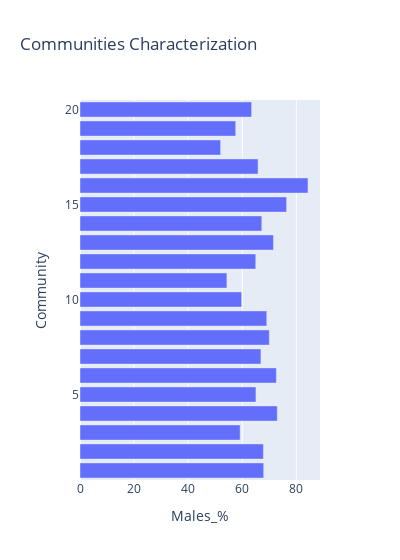

Source (notebook cell):
### Code cell
fig = px.bar(features, x="Males_%", y="Community", orientation='h',
             width=400,
             title='Communities Characterization')
fig.show()

### Figure 1 — Plotly figure (JSON) as saved in the notebook; plotly's stock layout.template omitted (floating-point values rounded to 4 significant figures)
{"data": [{"alignmentgroup": "True", "hovertemplate": "Males_%=%{x}<br>Community=%{y}<extra></extra>", "legendgroup": "", "marker": {"color": "#636efa", "pattern": {"shape": ""}}, "name": "", "offsetgroup": "", "orientation": "h", "showlegend": false, "textposition": "auto", "type": "bar", "x": [67.94, 67.83, 59.22, 72.95, 65.07, 72.62, 66.91, 70, 69.07, 59.76, 54.32, 65, 71.54, 67.23, 76.42, 84.31, 65.85, 52, 57.58, 63.46], "xaxis": "x", "y": [1, 2, 3, 4, 5, 6, 7, 8, 9, 10, 11, 12, 13, 14, 15, 16, 17, 18, 19, 20], "yaxis": "y"}], "layout": {"barmode": "relative", "legend": {"tracegroupgap": 0}, "title": {"text": "Communities Characterization"}, "width": 400, "xaxis": {"anchor": "y", "domain": [0, 1], "title": {"text": "Males_%"}}, "yaxis": {"anchor": "x", "domain": [0, 1], "title": {"text": "Community"}}}}
